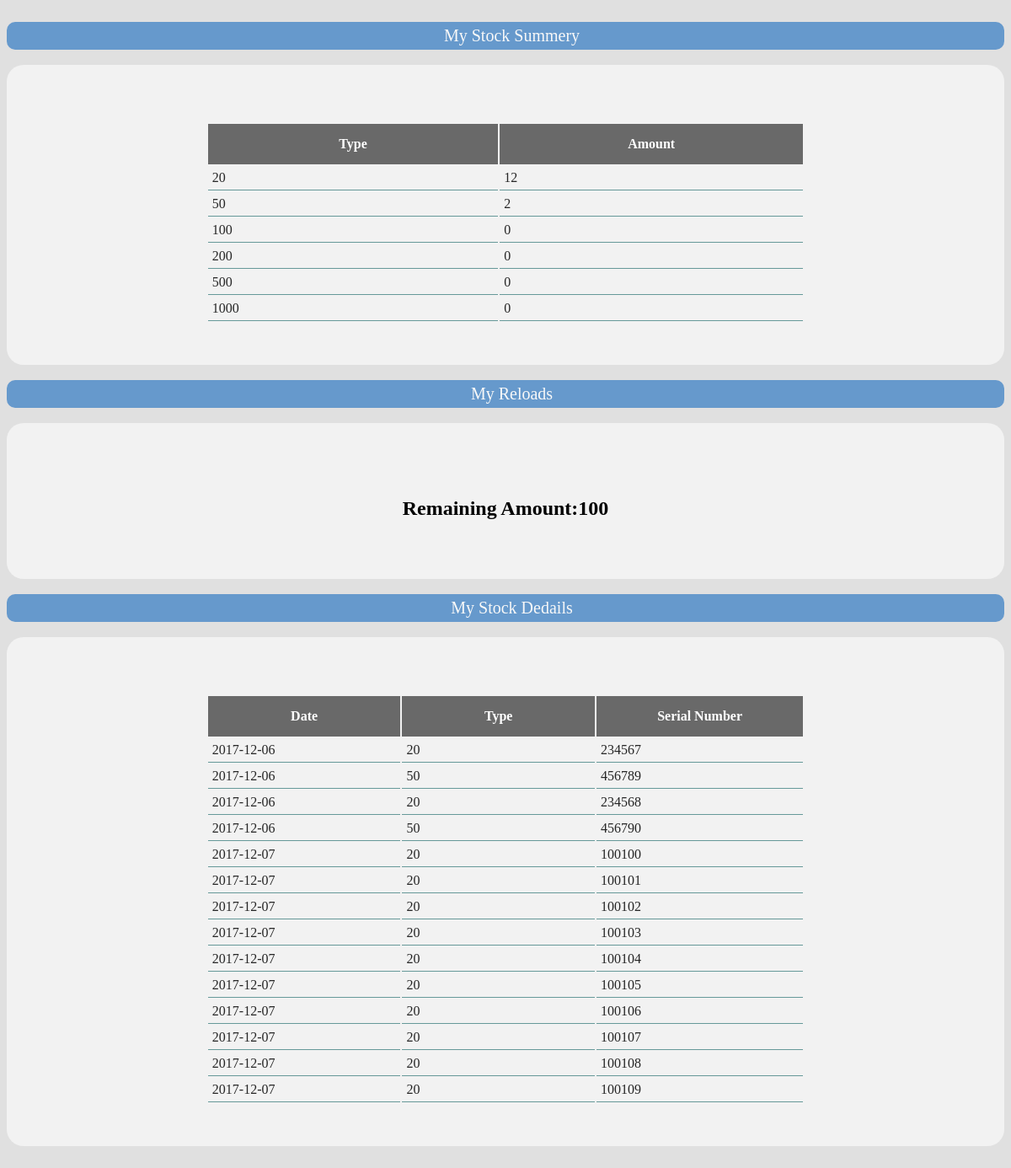
Screenshot of /FSE/mystock.php (signed in) with the database file from the repository.
### tables this page shows
CREATE TABLE `reload_transferred_stock` (
  `FseId` int(11) NOT NULL,
  `Amount` int(11) NOT NULL
);

CREATE TABLE `transferred_stock` (
  `TransferredDate` date NOT NULL,
  `Type` varchar(255) NOT NULL,
  `SerialNumber` varchar(255) NOT NULL,
  `FSEId` varchar(255) NOT NULL
);

### FSE/mystock.php (the view, shortened to what this page needs)
<html lang="en">
  <head>
    <link rel="stylesheet" href="../css/main.css">
  </head>
  <body bgcolor="#e0e0e0">
<center>
 	<br>
	<div class="h2div" >My Stock Summery</div>
	<br>
	<div class="div">
	<br>
            <table class="table1 normaltable" >
  <tr>
    <th class="tablerecharge">Type</th>
    <th class="tablerecharge">Amount</th>
  </tr>
    <?php
  $id=$_SESSION ['userIdInTable'];
  $query20="select * from transferred_stock where FSEId=$id and Type=20";
  $res20=mysql_query($query20);
  $count20=0;
  if($res20){
    while($data=mysql_fetch_array($res20)){
      $type=$data['Type'];
      if($type==20){
        $count20++;
      }
    }
    echo '
                  <tr>
                    <td class="tablerecharge">'."20".'</td>
                    <td class="tablerecharge">'.$count20.'</td>
                  </tr>';
  }
$query50="select * from transferred_stock where FSEId=$id and Type=50";
  $res50=mysql_query($query50);
  $count50=0;
  if($res50){
    while($data=mysql_fetch_array($res50)){
      $type=$data['Type'];
      if($type==50){
        $count50++;
      }
    }
    echo '
                  <tr>
                    <td class="tablerecharge">'."50".'</td>
                    <td class="tablerecharge">'.$count50.'</td>
                  </tr>';
  }
  $query100="select * from transferred_stock where FSEId=$id and Type=100";
  $res100=mysql_query($query100);
  $count100=0;
  if($res100){
    echo '
                  <tr>
                    <td class="tablerecharge">'."100".'</td>
                    <td class="tablerecharge">'.$count100.'</td>
                  </tr>';
  }
  $query200="select * from transferred_stock where FSEId=$id and Type=200";
  $res200=mysql_query($query200);
  $count200=0;
  if($res200){
    echo '
                  <tr>
                    <td class="tablerecharge">'."200".'</td>
                    <td class="tablerecharge">'.$count200.'</td>
                  </tr>';
  }
  $query500="select * from transferred_stock where FSEId=$id and Type=500";
  $res500=mysql_query($query500);
  $count500=0;
  if($res500){
    echo '
                  <tr>
                    <td class="tablerecharge">'."500".'</td>
                    <td class="tablerecharge">'.$count500.'</td>
                  </tr>';
  }
  $query1000="select * from transferred_stock where FSEId=$id and Type=1000";
  $res1000=mysql_query($query1000);
  $count1000=0;
  if($res1000){
    echo '
                  <tr>
                    <td class="tablerecharge">'."1000".'</td>
                    <td class="tablerecharge">'.$count1000.'</td>
                  </tr>';
  }
?>
  </table>
    </div>
    <br>
  <div class="h2div" >My Reloads</div>
  <br>
  <div class="div">
  <br>
      <?php
  $id=$_SESSION ['userIdInTable'];
  $sql="select * from reload_transferred_stock where FseId=$id";
  $result = mysql_query($sql);
if($result){
  while($data=mysql_fetch_array($result)){
    $fseid=$data['FseId'];
    $amount=$data['Amount'];
    if($id==$fseid){
      echo '<h2> Remaining Amount:'.$amount.'</h2>';
    }
  }
}
?>
    </div>
    <br>
	<div class="h2div" >My Stock Dedails</div>
	<br>
	<div class="div">
	<br>
        <table class="table1 normaltable" >
  <tr>
    <th class="tablerecharge">Date</th>
    <th class="tablerecharge">Type</th>
    <th class="tablerecharge">Serial Number</th>
  </tr>
    <?php
  $id=$_SESSION ['userIdInTable'];
  $query="select * from transferred_stock where FSEId=$id";
  $res=mysql_query($query);
  if($res){
    while($data=mysql_fetch_array($res)){
      $date=$data['TransferredDate'];
      $type=$data['Type'];
      $serial=$data['SerialNumber'];
      echo '
                  <tr>
                    <td class="tablerecharge">'.$date.'</td>
                    <td class="tablerecharge">'.$type.'</td>
                    <td class="tablerecharge">'.$serial.'</td>
                  </tr>';
    }
  }
?>
  </table>
    </div>
<br>
</center>
  </body>
</html>

### css/main.css (style rules this page uses)
.div { border-radius: 20px; background-color: #f2f2f2; padding-bottom: 50px; padding-top: 50px; }
.table1 { border-radius: 10px; width: 60% }
.h2div { background-color: #6699cc; color: #F8F8F8; font-family: Georgia; font-size: 20px; vertical-align: center; padding-left: 15px; padding-top: 5px; padding-bottom: 5px; border-radius: 10px; }
.tablerecharge { width: 10% }
.normaltable td { vertical-align: bottom; padding: 5px; text-align: 15px; height: 10px; border-bottom: 1px solid #669999; color: #262626 }
.normaltable th { background-color: #696969 ; color: white; height: 20px; vertical-align: bottom; padding: 15px; text-align: 15px }

### rows the page displays
reload_transferred_stock: Amount "100"
transferred_stock: TransferredDate "2017-12-06", Type "20", SerialNumber "234567"
transferred_stock: TransferredDate "2017-12-06", Type "50", SerialNumber "456789"
transferred_stock: TransferredDate "2017-12-06", Type "20", SerialNumber "234568"
transferred_stock: TransferredDate "2017-12-06", Type "50", SerialNumber "456790"
transferred_stock: TransferredDate "2017-12-07", Type "20", SerialNumber "100100"
transferred_stock: TransferredDate "2017-12-07", Type "20", SerialNumber "100101"
transferred_stock: TransferredDate "2017-12-07", Type "20", SerialNumber "100102"
transferred_stock: TransferredDate "2017-12-07", Type "20", SerialNumber "100103"
transferred_stock: TransferredDate "2017-12-07", Type "20", SerialNumber "100104"
transferred_stock: TransferredDate "2017-12-07", Type "20", SerialNumber "100105"
transferred_stock: TransferredDate "2017-12-07", Type "20", SerialNumber "100106"
transferred_stock: TransferredDate "2017-12-07", Type "20", SerialNumber "100107"
transferred_stock: TransferredDate "2017-12-07", Type "20", SerialNumber "100108"
transferred_stock: TransferredDate "2017-12-07", Type "20", SerialNumber "100109"

### other values shown
$count20 "12"
$count50 "2"
$count100 "0"
$count200 "0"
$count500 "0"
$count1000 "0"
